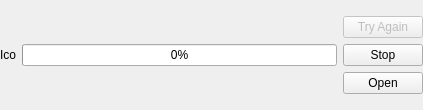
<?xml version="1.0" encoding="UTF-8"?>
<ui version="4.0">
 <class>DownloadItem</class>
 <widget class="QWidget" name="DownloadItem">
  <property name="geometry">
   <rect>
    <x>0</x>
    <y>0</y>
    <width>423</width>
    <height>110</height>
   </rect>
  </property>
  <property name="windowTitle">
   <string>Form</string>
  </property>
  <layout class="QHBoxLayout" name="horizontalLayout">
   <property name="margin">
    <number>0</number>
   </property>
   <item>
    <widget class="QLabel" name="fileIcon">
     <property name="sizePolicy">
      <sizepolicy hsizetype="Minimum" vsizetype="Minimum">
       <horstretch>0</horstretch>
       <verstretch>0</verstretch>
      </sizepolicy>
     </property>
     <property name="text">
      <string>Ico</string>
     </property>
    </widget>
   </item>
   <item>
    <layout class="QVBoxLayout" name="verticalLayout_2">
     <item>
      <widget class="SqueezeLabel" name="fileNameLabel" native="true">
       <property name="sizePolicy">
        <sizepolicy hsizetype="Expanding" vsizetype="Preferred">
         <horstretch>0</horstretch>
         <verstretch>0</verstretch>
        </sizepolicy>
       </property>
       <property name="text" stdset="0">
        <string>Filename</string>
       </property>
      </widget>
     </item>
     <item>
      <widget class="QProgressBar" name="progressBar">
       <property name="value">
        <number>0</number>
       </property>
      </widget>
     </item>
     <item>
      <widget class="SqueezeLabel" name="downloadInfoLabel" native="true">
       <property name="sizePolicy">
        <sizepolicy hsizetype="Minimum" vsizetype="Preferred">
         <horstretch>0</horstretch>
         <verstretch>0</verstretch>
        </sizepolicy>
       </property>
       <property name="text" stdset="0">
        <string/>
       </property>
      </widget>
     </item>
    </layout>
   </item>
   <item>
    <layout class="QVBoxLayout" name="verticalLayout">
     <item>
      <spacer name="verticalSpacer">
       <property name="orientation">
        <enum>Qt::Vertical</enum>
       </property>
       <property name="sizeHint" stdset="0">
        <size>
         <width>17</width>
         <height>1</height>
        </size>
       </property>
      </spacer>
     </item>
     <item>
      <widget class="QPushButton" name="tryAgainButton">
       <property name="enabled">
        <bool>false</bool>
       </property>
       <property name="text">
        <string>Try Again</string>
       </property>
      </widget>
     </item>
     <item>
      <widget class="QPushButton" name="stopButton">
       <property name="text">
        <string>Stop</string>
       </property>
      </widget>
     </item>
     <item>
      <widget class="QPushButton" name="openButton">
       <property name="text">
        <string>Open</string>
       </property>
      </widget>
     </item>
     <item>
      <spacer name="verticalSpacer_2">
       <property name="orientation">
        <enum>Qt::Vertical</enum>
       </property>
       <property name="sizeHint" stdset="0">
        <size>
         <width>17</width>
         <height>5</height>
        </size>
       </property>
      </spacer>
     </item>
    </layout>
   </item>
  </layout>
 </widget>
 <customwidgets>
  <customwidget>
   <class>SqueezeLabel</class>
   <extends>QWidget</extends>
   <header location="global">browser/squeezelabel.h</header>
  </customwidget>
 </customwidgets>
 <resources/>
 <connections/>
</ui>
